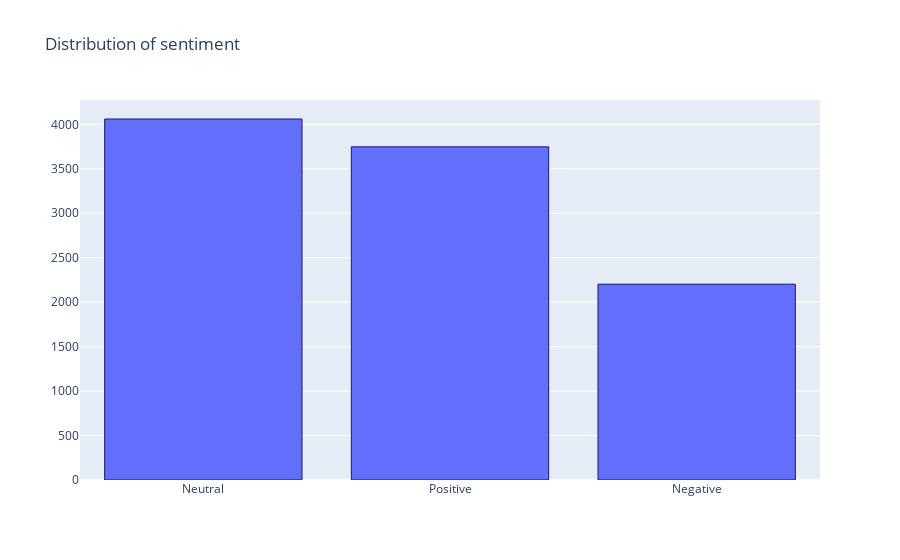

The notebook cell saved with this chart:
### Code cell
x = ['Neutral', 'Positive', 'Negative']
y = [len(neutral),  len(positive), len(negative)]

import plotly.graph_objs as go
# Use the hovertext kw argument for hover text
fig = go.Figure(data=[go.Bar(x=x, y=y,
            hovertext=['61% of tweets', '28% of tweets', '11% of tweets'])])

# Customize aspect
#marker_color='rgb(158,202,225)'
fig.update_traces(marker_line_color='midnightblue',
                  marker_line_width=1.)
fig.update_layout(title_text='Distribution of sentiment')
fig.show()

### Figure 1 — Plotly figure (JSON) as saved in the notebook; plotly's stock layout.template omitted (floating-point values rounded to 4 significant figures)
{"data": [{"hovertext": ["61% of tweets", "28% of tweets", "11% of tweets"], "marker": {"line": {"color": "midnightblue", "width": 1}}, "type": "bar", "x": ["Neutral", "Positive", "Negative"], "y": [4060, 3747, 2202]}], "layout": {"title": {"text": "Distribution of sentiment"}}}
